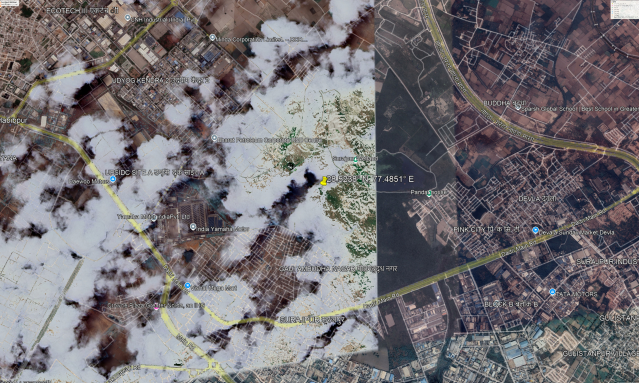
#> input picture Clean Images/2019-11 preprocessed image.png, 1278 x 766 px, found by its file name (shown at 1/2 size); its folder holds only this picture in this run
$ python SIFT.py
#> lines starting #> are read from the running program, lines starting #| are printed output that depends on the picture
import os
import time
import numpy as np
import cv2
from skimage.feature import hog
from sklearn.cluster import KMeans
from sklearn.preprocessing import StandardScaler
from concurrent.futures import ThreadPoolExecutor, TimeoutError

def extract_sift_features(image):
    """
    Extract SIFT features from an image.
    """
    print("Step: Converting image to grayscale for SIFT feature extraction.")
    if len(image.shape) > 2:
        gray = cv2.cvtColor(image, cv2.COLOR_BGR2GRAY)
    else:
        gray = image

    print("Step: Initializing SIFT detector.")
    sift = cv2.SIFT_create()

    print("Step: Detecting keypoints and computing descriptors.")
    keypoints, descriptors = sift.detectAndCompute(gray, None)
    print(f"Step: Found {len(keypoints)} keypoints.")

    # Optionally, visualize keypoints on the image (if needed for debugging)
    image_with_keypoints = cv2.drawKeypoints(image, keypoints, None)

    return keypoints, descriptors, image_with_keypoints

def classify_land_cover(image, sift_descriptors, n_clusters=3):
    """
    Classify land cover using K-means clustering with SIFT and color features.
    """
    print("Step: Preprocessing image for K-means clustering.")
    if image is None or image.size == 0:
        raise ValueError("Invalid or empty image")

    if len(image.shape) < 3:
        image = cv2.cvtColor(image, cv2.COLOR_GRAY2RGB)
    elif image.shape[2] == 4:
        image = image[:, :, :3]

    print("Step: Resizing image to manageable size.")
    resized_image = cv2.resize(image, (1024, 768))

    print("Step: Flattening and normalizing image data.")
    flat_image = resized_image.reshape((-1, 3)).astype(float)

    mean_color = np.mean(flat_image, axis=0)
    std_color = np.std(flat_image, axis=0)

    height, width, _ = resized_image.shape
    color_features = []
    for row in range(height):
        for col in range(width):
            pixel = resized_image[row, col]
            color_dist = np.linalg.norm(pixel - mean_color)
            norm_row = row / height
            norm_col = col / width
            color_features.append([pixel[0], pixel[1], pixel[2], color_dist, norm_row, norm_col])

    color_features = np.array(color_features)

    print("Step: Scaling features for clustering.")
    scaler = StandardScaler()
    scaled_color_features = scaler.fit_transform(color_features)

    # Flatten SIFT descriptors to use them in clustering
    if sift_descriptors is not None:
        sift_descriptors = np.array(sift_descriptors)
        # Flatten the SIFT descriptors (if any)
        flattened_sift_features = sift_descriptors.flatten().reshape(1, -1)
    else:
        flattened_sift_features = np.array([])

    # Combine color features with SIFT descriptors
    if flattened_sift_features.size > 0:
        combined_features = np.concatenate([scaled_color_features, flattened_sift_features.T], axis=1)
    else:
        combined_features = scaled_color_features

    print("Step: Applying K-means clustering.")
    kmeans = KMeans(n_clusters=n_clusters, random_state=42, n_init=10, max_iter=300)
    kmeans.fit(combined_features)
    labels = kmeans.labels_.reshape((height, width))

    print("Step: Assigning cluster colors.")
    cluster_colors = []
    for cluster in range(n_clusters):
        cluster_mask = (labels == cluster)
        cluster_pixels = resized_image[cluster_mask]
        cluster_colors.append(np.mean(cluster_pixels, axis=0))

    sorted_indices = np.argsort([np.mean(color) for color in cluster_colors])
    precise_colors = [
        [0, 255, 0],     # Green for vegetation
        [0, 0, 255],     # Red for urban areas
        [255, 0, 0]      # Blue for barren land/water
    ]

    segmented_image = np.zeros_like(resized_image)
    for i, cluster in enumerate(sorted_indices):
        mask = labels == cluster
        segmented_image[mask] = precise_colors[i]

    return segmented_image

def process_satellite_images(input_folder, output_folder):
    """
    Process satellite images with SIFT feature extraction and advanced segmentation.
    """
#> called with input_folder = 'Clean Images', output_folder = 'Segmented_SIFT'
    os.makedirs(output_folder, exist_ok=True)
    image_files = [f for f in os.listdir(input_folder) if f.lower().endswith(('.png', '.jpg', '.jpeg', '.tif', '.tiff'))]

    print(f"Total images to process: {len(image_files)}")
    start_time = time.time()

    def process_image(image_path, filename):
        try:
            print(f"Loading image {filename}...")
            image = cv2.imread(image_path)

            if image is None:
                print(f"Warning: Could not read image {filename}")
                return

            height, width = image.shape[:2]
            print(f"Processing image {filename} (Size: {width}x{height})")

            # Extract SIFT features
            keypoints, descriptors, image_with_keypoints = extract_sift_features(image)
            print(f"Extracted {len(keypoints)} keypoints from {filename}")

            # Use SIFT features for classification and segmentation
            segmented_image = classify_land_cover(image, descriptors)

            output_path = os.path.join(output_folder, f'segmented_sift_{filename}')
            cv2.imwrite(output_path, segmented_image)

            # Optionally, save the image with keypoints visualized
            keypoints_output_path = os.path.join(output_folder, f'keypoints_{filename}')
            cv2.imwrite(keypoints_output_path, image_with_keypoints)

        except Exception as e:
            print(f"Error processing {filename}: {e}")

    with ThreadPoolExecutor(max_workers=1) as executor:
        for i, filename in enumerate(image_files, 1):
            image_path = os.path.join(input_folder, filename)
            future = executor.submit(process_image, image_path, filename)
            try:
                future.result(timeout=60)  # Timeout for processing each image
            except TimeoutError:
                print(f"Timeout: Processing for {filename} took too long, skipping...")

            elapsed_time = time.time() - start_time
            avg_time_per_image = elapsed_time / i
            estimated_remaining_time = avg_time_per_image * (len(image_files) - i)

            print(f"Progress: {i / len(image_files) * 100:.2f}%")
            print(f"Estimated time remaining: {estimated_remaining_time:.2f} seconds")
#> this loop made 1 pass
#| Step: Found 15050 keypoints.
#| Extracted 15050 keypoints from 2019-11 preprocessed image.png
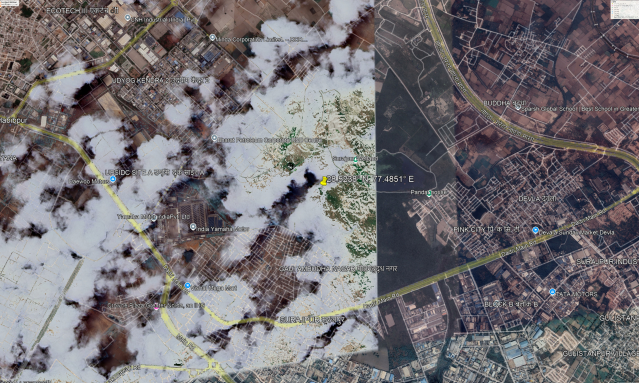
#> input picture Clean Images/2019-11 preprocessed image.png, 1278 x 766 px, found by its file name (shown at 1/2 size)
#> pass 1, in extract_sift_features, `gray = cv2.cvtColor(image, cv2.COLOR_BGR2GRAY)`:
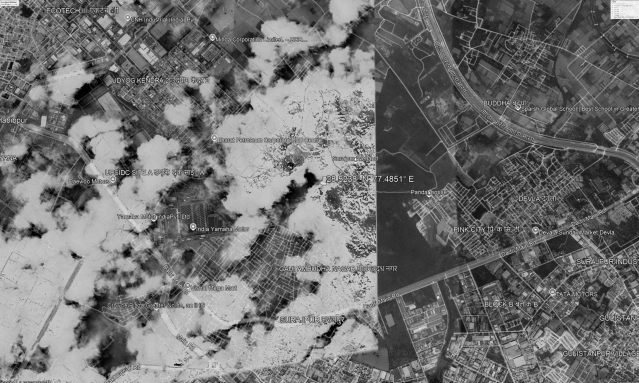
#> gray: shape (766, 1278) (shown at 1/2 size); min 0, max 254, mean 113.1
#> pass 1, in extract_sift_features, `image_with_keypoints = cv2.drawKeypoints(image, keypoints, None)`:
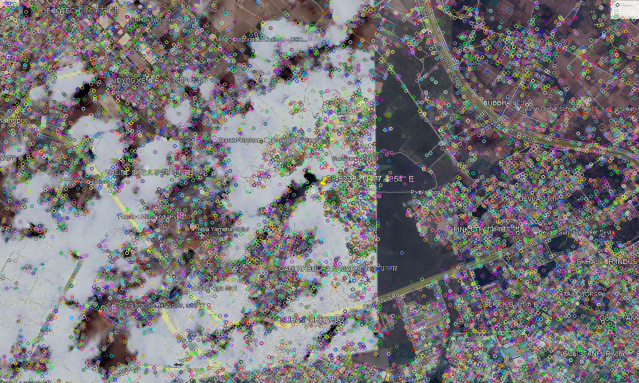
#> image_with_keypoints: shape (766, 1278, 3) (shown at 1/2 size); mean B, G, R 120.9, 117.9, 120.2
#> pass 1, in classify_land_cover, `resized_image = cv2.resize(image, (1024, 768))`:
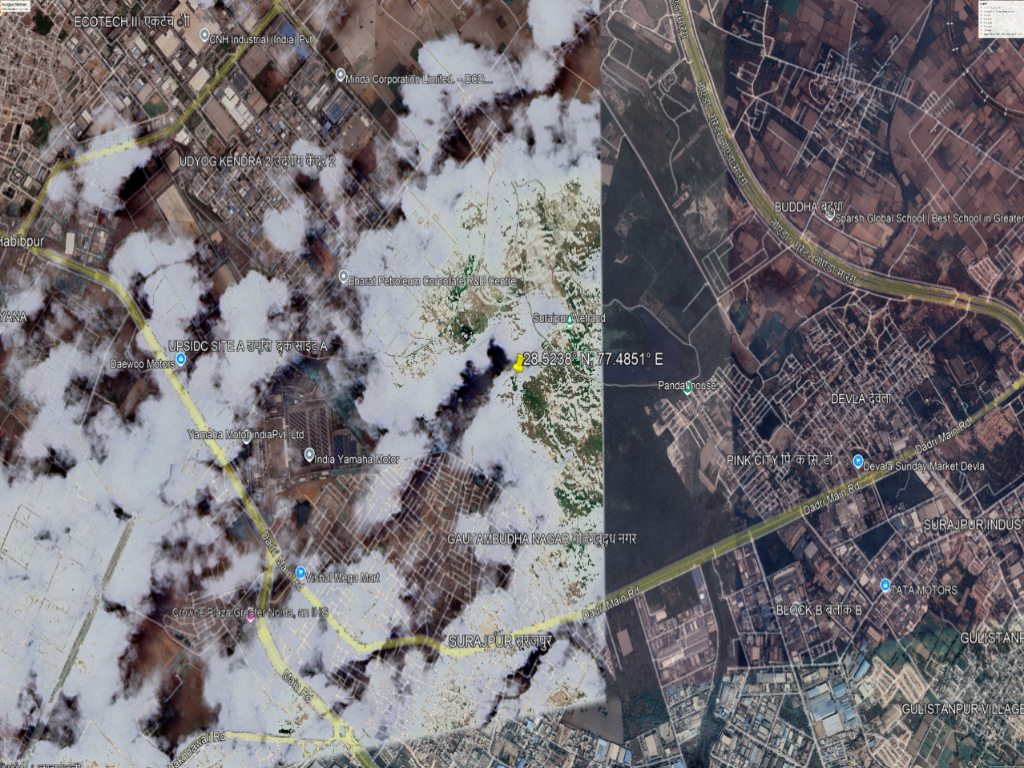
#> resized_image: shape (768, 1024, 3); mean B, G, R 115.6, 111.4, 115.1

    total_processing_time = time.time() - start_time
    print(f"Total processing time: {total_processing_time:.2f} seconds")

if __name__ == "__main__":
    input_folder = "Clean Images"  # Path to the folder containing input images
    output_folder = "Segmented_SIFT"  # Path to the folder where processed images will be saved
    process_satellite_images(input_folder, output_folder)
    print("Image processing complete!")
